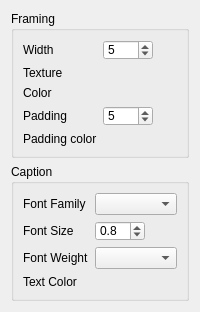
          <widget class="QWidget" name="tab_FramingAndText">
           <property name="font">
            <font>
             <weight>50</weight>
             <bold>false</bold>
            </font>
           </property>
           <attribute name="title">
            <string>Framing and Text</string>
           </attribute>
           <layout class="QVBoxLayout" name="verticalLayout_18">
            <item>
             <widget class="QGroupBox" name="groupBox_PhotoFraming">
              <property name="enabled">
               <bool>true</bool>
              </property>
              <property name="title">
               <string>Framing</string>
              </property>
              <layout class="QVBoxLayout" name="verticalLayout_3">
               <item>
                <layout class="QFormLayout" name="formLayout_11">
                 <item row="0" column="0">
                  <widget class="QLabel" name="labe_PhotoFraming_Width">
                   <property name="text">
                    <string>Width</string>
                   </property>
                  </widget>
                 </item>
                 <item row="1" column="0">
                  <widget class="QLabel" name="label_PhotoFraming_Texture">
                   <property name="text">
                    <string>Texture</string>
                   </property>
                  </widget>
                 </item>
                 <item row="2" column="0">
                  <widget class="QLabel" name="label_PhotoFraming_Color">
                   <property name="text">
                    <string>Color</string>
                   </property>
                  </widget>
                 </item>
                 <item row="3" column="0">
                  <widget class="QLabel" name="label_PhotoFraming_PaddingWidth">
                   <property name="text">
                    <string>Padding</string>
                   </property>
                  </widget>
                 </item>
                 <item row="4" column="0">
                  <widget class="QLabel" name="label_PhotoFraming_PaddingColor">
                   <property name="text">
                    <string>Padding color</string>
                   </property>
                  </widget>
                 </item>
                 <item row="0" column="1">
                  <widget class="QSpinBox" name="spinBox_PhotoFraming_Width">
                   <property name="minimumSize">
                    <size>
                     <width>50</width>
                     <height>20</height>
                    </size>
                   </property>
                   <property name="maximumSize">
                    <size>
                     <width>50</width>
                     <height>20</height>
                    </size>
                   </property>
                   <property name="minimum">
                    <number>1</number>
                   </property>
                   <property name="maximum">
                    <number>20</number>
                   </property>
                   <property name="value">
                    <number>5</number>
                   </property>
                  </widget>
                 </item>
                 <item row="1" column="1">
                  <widget class="CImagePicker" name="CImagePicker_PhotoFraming_Texture"/>
                 </item>
                 <item row="2" column="1">
                  <widget class="CColorPicker" name="cColorPicker_PhotoFraming_Color"/>
                 </item>
                 <item row="3" column="1">
                  <widget class="QSpinBox" name="spinBox_PhotoFraming_PaddingWidth">
                   <property name="minimumSize">
                    <size>
                     <width>50</width>
                     <height>20</height>
                    </size>
                   </property>
                   <property name="maximumSize">
                    <size>
                     <width>50</width>
                     <height>20</height>
                    </size>
                   </property>
                   <property name="minimum">
                    <number>0</number>
                   </property>
                   <property name="maximum">
                    <number>20</number>
                   </property>
                   <property name="value">
                    <number>5</number>
                   </property>
                  </widget>
                 </item>
                 <item row="4" column="1">
                  <widget class="CColorPicker" name="cColorPicker_PhotoFraming_PaddingColor"/>
                 </item>
                </layout>
               </item>
              </layout>
             </widget>
            </item>
            <item>
             <widget class="QGroupBox" name="groupBox_PhotoCaption">
              <property name="title">
               <string>Caption</string>
              </property>
              <layout class="QVBoxLayout" name="verticalLayout_14">
               <item>
                <layout class="QFormLayout" name="formLayout_14">
                 <item row="0" column="0">
                  <widget class="QLabel" name="label_PhotoCaption_FontFamily">
                   <property name="text">
                    <string>Font Family</string>
                   </property>
                  </widget>
                 </item>
                 <item row="0" column="1">
                  <widget class="QComboBox" name="comboBox_PhotoCaption_FontFamily">
                   <property name="currentIndex">
                    <number>-1</number>
                   </property>
                  </widget>
                 </item>
                 <item row="1" column="0">
                  <widget class="QLabel" name="label_PhotoCaption_FontSize">
                   <property name="text">
                    <string>Font Size</string>
                   </property>
                  </widget>
                 </item>
                 <item row="2" column="0">
                  <widget class="QLabel" name="label_PhotoCaption_FontWeight">
                   <property name="text">
                    <string>Font Weight</string>
                   </property>
                  </widget>
                 </item>
                 <item row="3" column="0">
                  <widget class="QLabel" name="label_PhotoCaption_TextColor">
                   <property name="text">
                    <string>Text Color</string>
                   </property>
                  </widget>
                 </item>
                 <item row="2" column="1">
                  <widget class="QComboBox" name="comboBox_PhotoCaption_FontWeight"/>
                 </item>
                 <item row="3" column="1">
                  <widget class="CColorPicker" name="cColorPicker_PhotoCaption_TextColor"/>
                 </item>
                 <item row="1" column="1">
                  <widget class="QDoubleSpinBox" name="doubleSpinBox_PhotoCaption_FontSize">
                   <property name="minimumSize">
                    <size>
                     <width>50</width>
                     <height>20</height>
                    </size>
                   </property>
                   <property name="maximumSize">
                    <size>
                     <width>50</width>
                     <height>20</height>
                    </size>
                   </property>
                   <property name="decimals">
                    <number>1</number>
                   </property>
                   <property name="minimum">
                    <double>0.500000000000000</double>
                   </property>
                   <property name="maximum">
                    <double>2.000000000000000</double>
                   </property>
                   <property name="singleStep">
                    <double>0.100000000000000</double>
                   </property>
                   <property name="value">
                    <double>0.800000000000000</double>
                   </property>
                  </widget>
                 </item>
                </layout>
               </item>
              </layout>
             </widget>
            </item>
           </layout>
          </widget>
